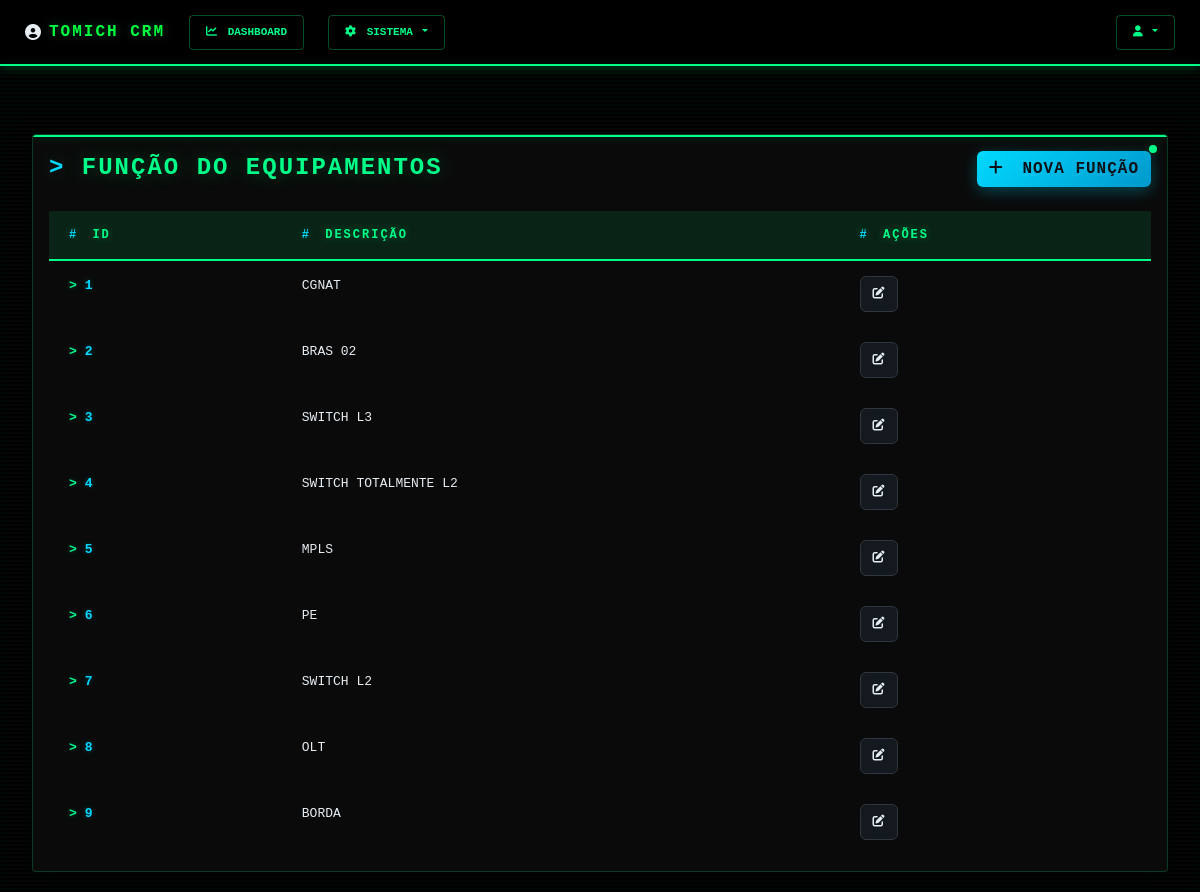
The page /funcao_equipamento/listar (signed in) on the database its author committed.
### funcao_equipamento/models.py (models this page shows, shortened)
class Funcao_equipamento(models.Model):
    data_criacao = models.DateTimeField(auto_now_add=True)
    descricao = models.TextField(unique=True)

### funcao_equipamento/views.py (the view)
# urls.py: path('listar', views.listar_funcoes, name='listar_funcoes'),
@login_required(login_url='login')
def listar_funcoes(request):
    funcao_equipamentos = Funcao_equipamento.objects.all()
    return render(request, 'listar_funcao.html', {'funcao_equipamentos': funcao_equipamentos})

### funcao_equipamento/templates/listar_funcao.html (shortened to what this page needs)
{% extends "base.html" %}
{% load static %}
{% block content %}
<div class="main-content">
  <div class="container-fluid">
    <div class="row mt-5">
      <div class="col-12">
        <div class="card">
          <div class="card-body">
            <div class="d-flex justify-content-between align-items-center mb-4">
              <h4 class="mb-0">Função do Equipamentos</h4>
              <button class="btn btn-primary" data-bs-toggle="modal" data-bs-target="#cadastroModal">
                <i class="fas fa-plus me-2"></i> Nova Função
              </button>
            </div>
            <div class="table-responsive">
              <table class="table custom-table">
                <thead>
                  <tr>
                    <th>ID</th>
                    <th>Descrição</th>
                    <th>Ações</th>
                  </tr>
                </thead>
                <tbody>
                  {% for funcao in funcao_equipamentos %}
                  <tr>
                    <td>{{ funcao.id }}</td>
                    <td>{{ funcao.descricao }}</td>
                    <td>
                      <button
                        class="icon-btn btn-sm btn-editar"
                        data-bs-toggle="modal"
                        data-bs-target="#editarModal"
                        data-id="{{ funcao.id }}"
                        data-descricao="{{ funcao.descricao }}"
                      >
                        <i class="fas fa-edit"></i>
                      </button>
                    </td>
                  </tr>
                  {% endfor %}
                </tbody>
              </table>
            </div>
          </div>
        </div>
      </div>
    </div>
  </div>
</div>
{% endblock %}

### static/css/style.css (style rules this page uses)
:root { --dark-bg: #0d1117; --card-bg: #161b22; --primary-green: #00ff88; --secondary-green: #39ff14; --accent-cyan: #00d9ff; --warning-orange: #ff9500; --error-red: #ff3b30; --terminal-green: #00ff41; --grid-color: rgba(0, 255, 136, 0.1); --text-light: #e6edf3; --text-muted: #8b949e; --border: #30363d; --glow-green: rgba(0, 255, 136, 0.3); --glow-cyan: rgba(0, 217, 255, 0.3); }
body { background-color: #000000; font-family: 'Courier New', 'Consolas', monospace; color: var(--text-light); min-height: 100vh; position: relative; }
body::before { content: ''; position: fixed; top: 0; left: 0; right: 0; bottom: 0; background: repeating-linear-gradient( 0deg, transparent, transparent 2px, rgba(0, 255, 136, 0.03) 2px, rgba(0, 255, 136, 0.03) 4px ); pointer-events: none; z-index: 0; animation: scanlines 8s linear infinite; }
.main-content { padding: 20px; position: relative; z-index: 1; }
.card { background: #0a0a0a; border: 1px solid rgba(0, 255, 136, 0.2); border-radius: 4px; box-shadow: 0 4px 20px rgba(0, 0, 0, 0.8); position: relative; overflow: hidden; }
.card::before { content: ''; position: absolute; top: 0; left: 0; right: 0; height: 2px; background: var(--primary-green); box-shadow: 0 0 8px var(--glow-green); }
.card::after { content: ''; position: absolute; top: 10px; right: 10px; width: 8px; height: 8px; background: var(--primary-green); border-radius: 50%; box-shadow: 0 0 10px var(--glow-green); animation: blink 2s ease-in-out infinite; }
.icon-btn { background: rgba(22, 27, 34, 0.9); border: 1px solid var(--border); border-radius: 6px; padding: 8px 12px; color: var(--text-light); transition: all 0.3s ease; font-family: 'Courier New', monospace; font-size: 12px; }
.btn-primary { background: linear-gradient(135deg, var(--accent-cyan), #0099cc); border: none; color: var(--dark-bg); font-family: 'Courier New', monospace; text-transform: uppercase; font-weight: 800; letter-spacing: 1px; transition: all 0.3s ease; box-shadow: 0 4px 15px var(--glow-cyan); }
h4 { color: var(--primary-green); font-family: 'Courier New', monospace; font-weight: 800; text-transform: uppercase; letter-spacing: 2px; text-shadow: 0 0 20px var(--glow-green); }
h4::before { content: '> '; color: var(--accent-cyan); animation: cursor-blink 1s infinite; }
.custom-table { width: 100%; margin: 0; border-collapse: separate; border-spacing: 0; color: var(--text-light) !important; }
.custom-table thead { background: rgba(0, 255, 136, 0.1) !important; border-bottom: 2px solid var(--primary-green) !important; }
.custom-table thead th { color: var(--primary-green) !important; font-family: 'Courier New', monospace !important; text-transform: uppercase !important; font-weight: 800 !important; letter-spacing: 2px !important; padding: 15px 20px !important; text-align: left !important; font-size: 12px !important; border-bottom: 2px solid var(--primary-green) !important; text-shadow: 0 0 10px var(--glow-green) !important; background: transparent !important; }
.custom-table thead th::before { content: '# '; color: var(--accent-cyan) !important; margin-right: 5px; }
.custom-table tbody tr { border-bottom: 1px solid var(--border) !important; transition: all 0.3s ease; background: transparent !important; }
.custom-table tbody tr:last-child { border-bottom: none !important; }
.custom-table tbody td { padding: 15px 20px !important; color: var(--text-light) !important; font-family: 'Courier New', monospace !important; font-size: 13px !important; background: transparent !important; border: none !important; }
.custom-table tbody td:first-child { color: var(--accent-cyan) !important; font-weight: 700 !important; text-shadow: 0 0 5px var(--glow-cyan) !important; }
.custom-table tbody td:first-child::before { content: '>'; color: var(--primary-green) !important; margin-right: 8px; }
.table { color: var(--text-light) !important; background-color: transparent !important; border-color: transparent !important; }
.table > :not(caption) > * > * { background-color: transparent !important; border-bottom-color: var(--border) !important; color: var(--text-light) !important; }
.table > tbody { border-top: none !important; }
.table-responsive { overflow-x: auto; -webkit-overflow-scrolling: touch; background: transparent !important; }
.card .table-responsive, .card .custom-table, .card .table { background: transparent !important; }
.card .custom-table tbody tr { background: transparent !important; }

### rows shown on the page
Funcao_equipamento: id "1", descricao "CGNAT"
Funcao_equipamento: id "2", descricao "BRAS 02"
Funcao_equipamento: id "3", descricao "SWITCH L3"
Funcao_equipamento: id "4", descricao "SWITCH TOTALMENTE L2"
Funcao_equipamento: id "5", descricao "MPLS"
Funcao_equipamento: id "6", descricao "PE"
Funcao_equipamento: id "7", descricao "SWITCH L2"
Funcao_equipamento: id "8", descricao "OLT"
Funcao_equipamento: id "9", descricao "BORDA"
